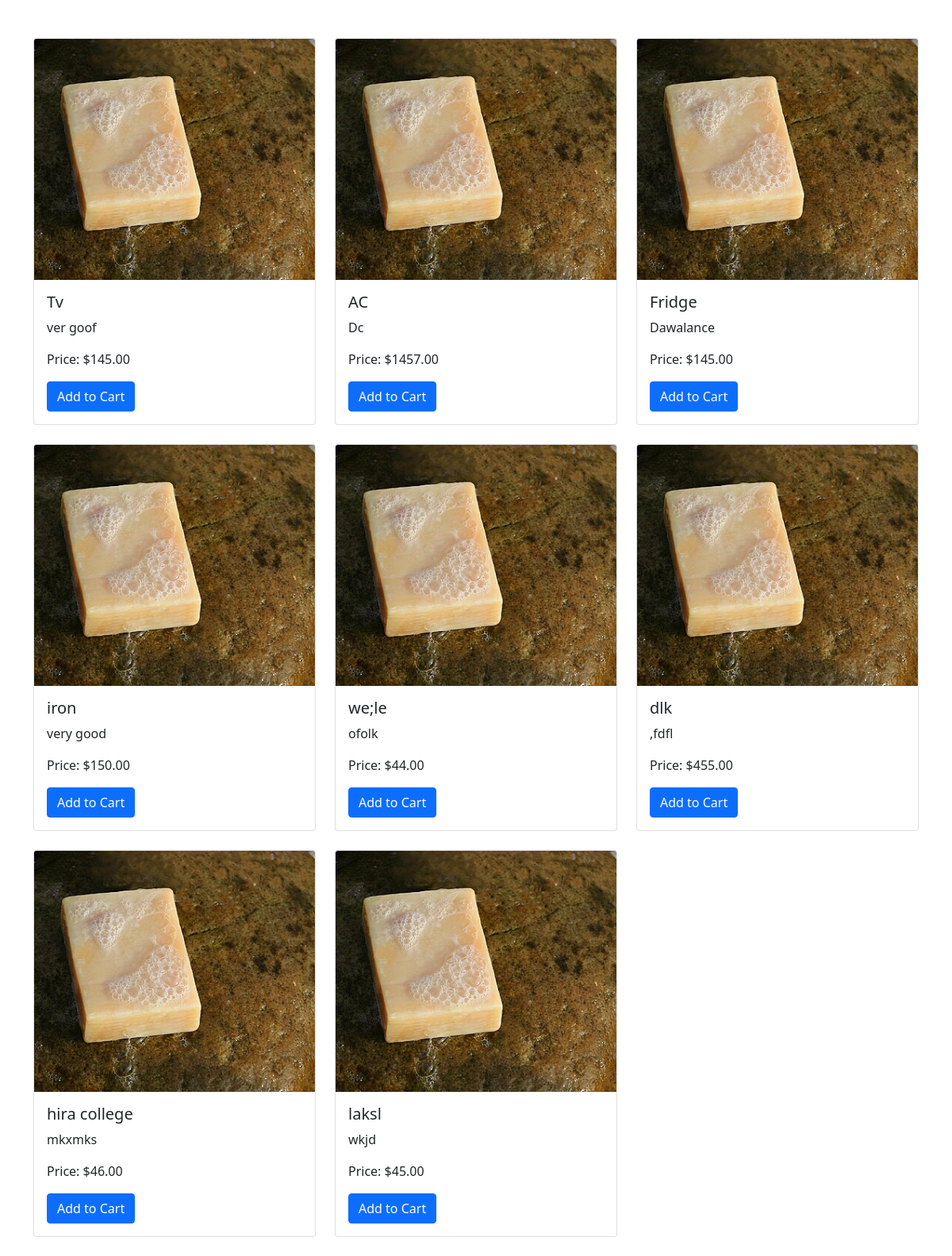
Page /product_list/ on the committed database.
### myapp/models.py (models this page shows, shortened)
class products1(models.Model):
    product_id = models.AutoField(primary_key=True)
    name = models.CharField(max_length=200)
    description = models.CharField(max_length=200)
    seller = models.ForeignKey(Seller, on_delete=models.CASCADE)
    category = models.ForeignKey(Category, on_delete=models.CASCADE)
    price = models.DecimalField(max_digits=10, decimal_places=2)
    quantity = models.IntegerField()
    image = models.FileField(upload_to='media/', null=True, blank=True)

### myapp/views.py (the view)
# urls.py: path('product_list/',views.product_list,name="product_list"),
def product_list(request):
    product = products1.objects.all()
    return render(request, 'product_list.html', {'products': product})

### templates/product_list.html (shortened to what this page needs)
<!doctype html>
<html lang="en">
  <head>
    <link href="https://cdn.jsdelivr.net/npm/bootstrap@5.0.2/dist/css/bootstrap.min.css" rel="stylesheet">
  </head>
  <body>
   <div class="container mt-5">
    <div class="row">
        {% for product in products %}
        <div class="col-md-4 mb-4">
            <div class="card">
                <img src="/static/assets/soa.jpg" class="card-img-top" alt="{{ product.name }}">
                <div class="card-body">
                    <h5 class="card-title">{{ product.name }}</h5>
                    <p class="card-text">{{ product.description }}</p>
                    <p class="card-text">Price: ${{ product.price }}</p>
                    <button class="btn btn-primary add-to-cart" data-product-id="">Add to Cart</button>
                </div>
            </div>
        </div>
        {% endfor %}
    </div>
</div>
  </body>
</html>

### rows in the picture
products1: name "Tv", description "ver goof", price "145.00"
products1: name "AC", description "Dc", price "1457.00"
products1: name "Fridge", description "Dawalance", price "145.00"
products1: name "iron", description "very good", price "150.00"
products1: name "we;le", description "ofolk", price "44.00"
products1: name "dlk", description ",fdfl", price "455.00"
products1: name "hira college", description "mkxmks", price "46.00"
products1: name "laksl", description "wkjd", price "45.00"
